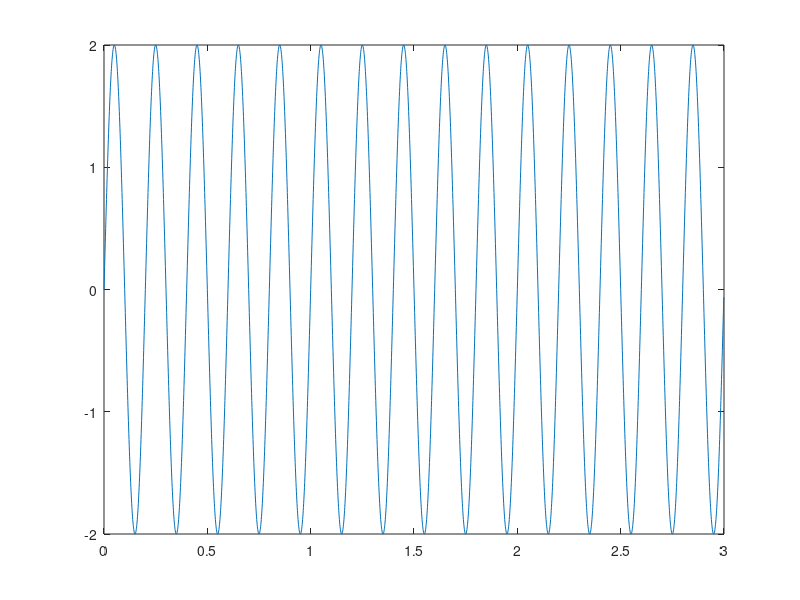
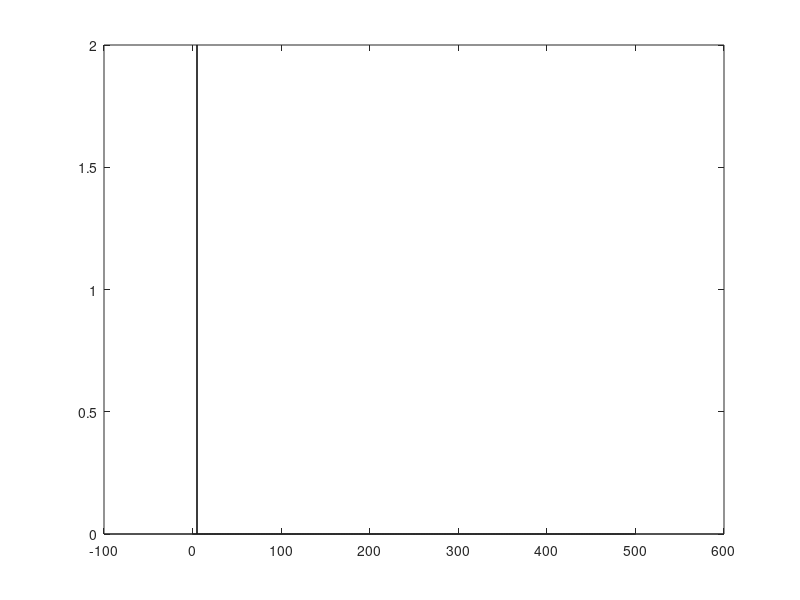
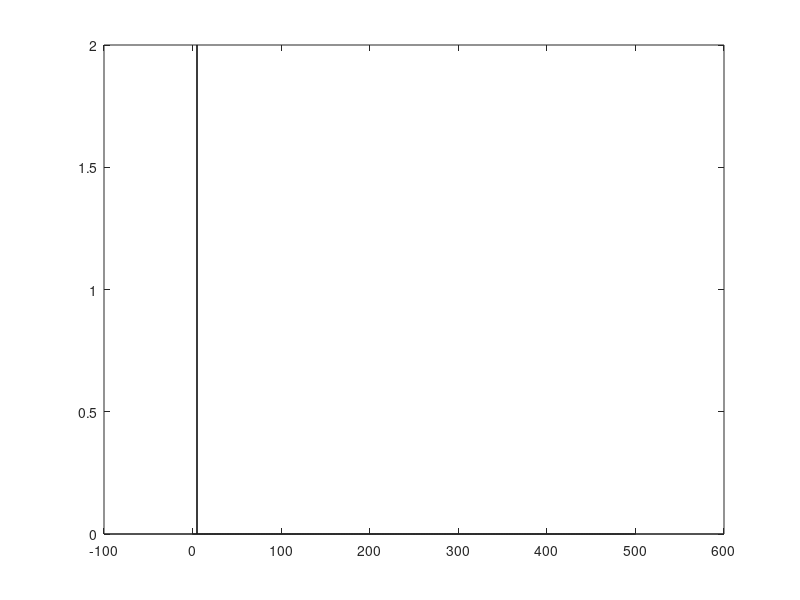

Source code (MATLAB) for these figures, in order: (Note: this script raises an error after producing the figures.)
clearvars
% fft has to be done on each channel separatly

Fs = 1000; % sampling freq
duration = 3; % seconds
timepoints = 0:1/Fs:duration-1/Fs;
freqSpectrum = Fs*(0:length(timepoints))/length(timepoints);

% create sine wave
freq1 = 5; % Hz
ampl = 2;
testData = ampl*sin(2*pi*timepoints*freq1);
figure; plot(timepoints, testData);


%%%%% Justin's method
%Do the fourier transform of the data.
dft = dftmtx(length(testData));
dftData = testData*dft;
%Select just the unique frequencies.
nfr = floor(length(testData)/2)+1; %Number of unique frequency in fourier transform. The +1 is for the DC component.  
dftData = dftData(:,1:nfr);
freqsToDouble = 2:(nfr-1+mod(length(testData),2));
%Now we double the the amplitude of the freqs that are represented
%twice in the fourer transform
dftData(:,freqsToDouble) = 2*dftData(:,freqsToDouble);
%Now we normalize by the number of points in the fourier transform to
%get the expected amplitude value instead of the raw dot product.
dftData = dftData/length(testData);
amp = abs(dftData);
cos = real(dftData);
sin = -imag(dftData);
freq = (Fs/2)*linspace(0,1,nfr);% freq values.  
figure;bar(freq,amp);


%%%%% Rama's method
otherFFT = fft(testData);
ampFFT = abs(otherFFT);
ampFFTnorm = 2*ampFFT(1:length(ampFFT)/2+1)/length(ampFFT);
figure;bar(freq,ampFFTnorm)

% go back to testData from fft
backOther = ifft(otherFFT);
test =dftData/dft(:,1:nfr);

back = ifft(complex(cos,sin));
ampl * sin(timepoints + angle(testData))